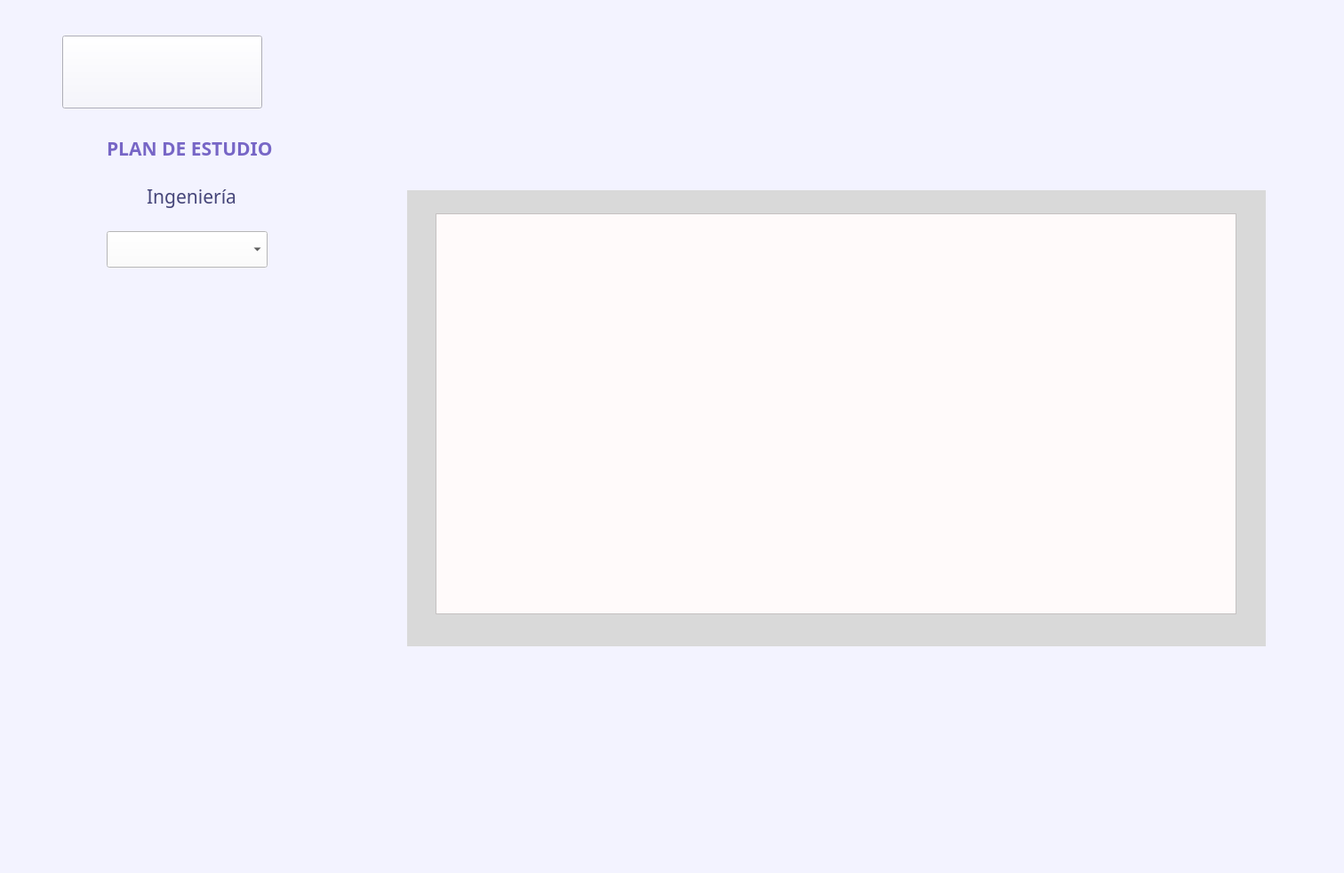
<?xml version="1.0" encoding="UTF-8"?>
<ui version="4.0">
 <class>StudyPlanWindow</class>
 <widget class="QMainWindow" name="StudyPlanWindow">
  <property name="geometry">
   <rect>
    <x>0</x>
    <y>0</y>
    <width>1512</width>
    <height>982</height>
   </rect>
  </property>
  <property name="windowTitle">
   <string>MainWindow</string>
  </property>
  <property name="styleSheet">
   <string notr="true">background-color: rgb(243, 243, 255);</string>
  </property>
  <widget class="QWidget" name="centralwidget">
   <widget class="QPushButton" name="pushButtonMenu">
    <property name="geometry">
     <rect>
      <x>70</x>
      <y>40</y>
      <width>225</width>
      <height>82</height>
     </rect>
    </property>
    <property name="styleSheet">
     <string notr="true">border-image: url(:/resources/images/logo.png);</string>
    </property>
    <property name="text">
     <string/>
    </property>
   </widget>
   <widget class="QLabel" name="label">
    <property name="geometry">
     <rect>
      <x>120</x>
      <y>150</y>
      <width>291</width>
      <height>33</height>
     </rect>
    </property>
    <property name="font">
     <font>
      <family>Montserrat</family>
      <pointsize>16</pointsize>
      <bold>true</bold>
     </font>
    </property>
    <property name="styleSheet">
     <string notr="true">
color: rgb(119, 102, 198);</string>
    </property>
    <property name="text">
     <string>PLAN DE ESTUDIO</string>
    </property>
   </widget>
   <widget class="QLabel" name="label_name_degree">
    <property name="geometry">
     <rect>
      <x>40</x>
      <y>200</y>
      <width>351</width>
      <height>41</height>
     </rect>
    </property>
    <property name="font">
     <font>
      <family>Montserrat</family>
      <pointsize>16</pointsize>
     </font>
    </property>
    <property name="styleSheet">
     <string notr="true">
color: rgb(70, 70, 122);</string>
    </property>
    <property name="text">
     <string>Ingeniería</string>
    </property>
    <property name="alignment">
     <set>Qt::AlignmentFlag::AlignCenter</set>
    </property>
   </widget>
   <widget class="QLabel" name="rectangle_background">
    <property name="enabled">
     <bool>true</bool>
    </property>
    <property name="geometry">
     <rect>
      <x>458</x>
      <y>214</y>
      <width>966</width>
      <height>513</height>
     </rect>
    </property>
    <property name="styleSheet">
     <string notr="true">background-color: rgb(217, 217, 217);</string>
    </property>
    <property name="text">
     <string/>
    </property>
   </widget>
   <widget class="QListWidget" name="listWidget_Semestre">
    <property name="geometry">
     <rect>
      <x>490</x>
      <y>240</y>
      <width>901</width>
      <height>451</height>
     </rect>
    </property>
    <property name="font">
     <font>
      <family>Montserrat</family>
      <pointsize>16</pointsize>
     </font>
    </property>
    <property name="styleSheet">
     <string notr="true">background-color: rgb(255, 250, 250);
color: rgb(0, 0, 0);</string>
    </property>
    <property name="spacing">
     <number>5</number>
    </property>
   </widget>
   <widget class="QComboBox" name="comboBox_studyplan">
    <property name="geometry">
     <rect>
      <x>120</x>
      <y>260</y>
      <width>181</width>
      <height>41</height>
     </rect>
    </property>
    <property name="font">
     <font>
      <family>Montserrat</family>
      <pointsize>16</pointsize>
     </font>
    </property>
    <property name="styleSheet">
     <string notr="true">background-color: rgb(255, 255, 255);
color: rgb(0, 0, 0);</string>
    </property>
   </widget>
  </widget>
  <widget class="QStatusBar" name="statusbar"/>
 </widget>
 <resources/>
 <connections/>
</ui>
